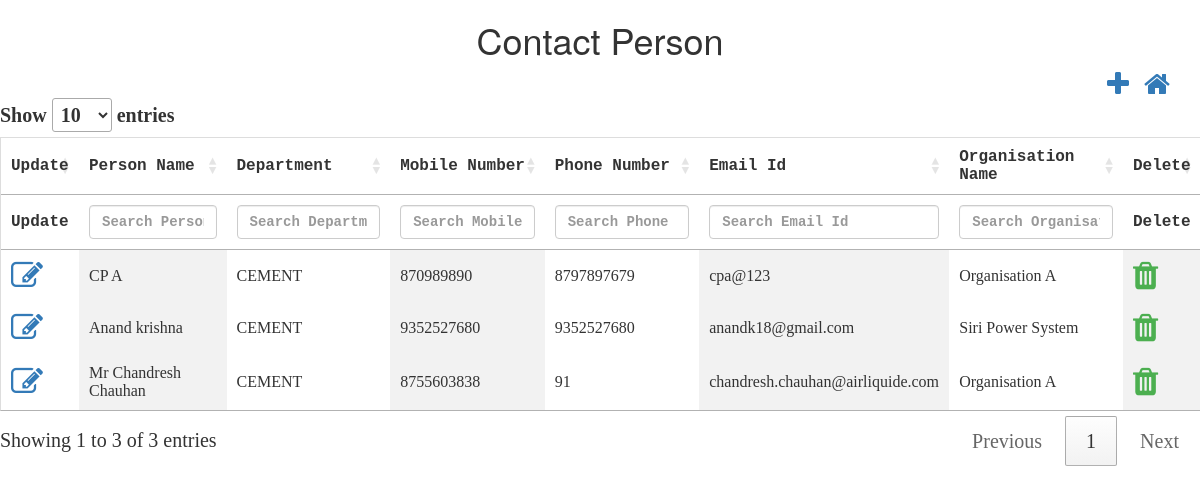
Before: /controllers/contactPerson.php with the older database file.
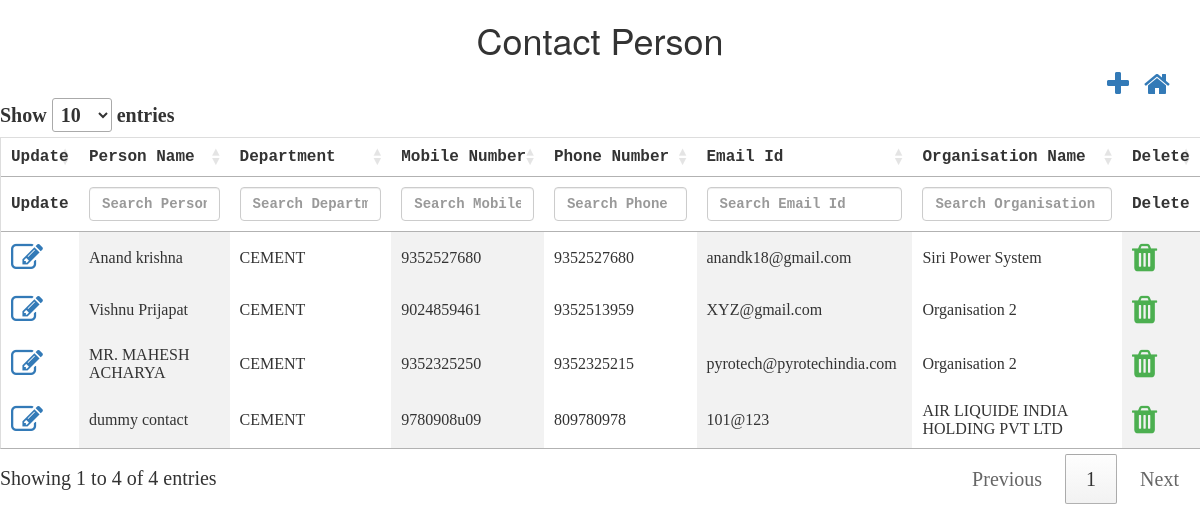
After: the same page with the newer database file.
### tables this page shows
CREATE TABLE `tbl_contactperson` (
  `nid` int(10) NOT NULL,
  `ncontact_person_id` int(10) NOT NULL,
  `nlogged_in_user_id` int(10) NOT NULL,
  `cperson_name` varchar(50) NOT NULL,
  `ndept_id` int(10) NOT NULL,
  `cmobile_number` varchar(50) NOT NULL,
  `cphone_number` varchar(50) NOT NULL,
  `cemail_id` varchar(50) NOT NULL,
  `norg_id` int(10) NOT NULL,
  `isActive` bit(1) NOT NULL,
  `isAvailable` bit(1) NOT NULL,
  `dcreated_date` datetime NOT NULL,
  `dupdated_date` datetime NOT NULL,
  `ninternal_id` int(11) DEFAULT NULL
);

CREATE TABLE `tbl_department` (
  `nid` int(10) NOT NULL,
  `ndept_id` int(10) NOT NULL,
  `cdept_name` varchar(50) NOT NULL,
  `isActive` bit(1) NOT NULL,
  `isAvailable` bit(1) NOT NULL,
  `dcreated_date` datetime NOT NULL,
  `dupdated_date` datetime NOT NULL,
  `ninternal_id` int(11) DEFAULT NULL
);

CREATE TABLE `tbl_organisation` (
  `nid` int(10) NOT NULL,
  `norg_id` int(10) NOT NULL,
  `corg_name` varchar(50) NOT NULL,
  `corg_address` varchar(50) NOT NULL,
  `corg_city` varchar(50) NOT NULL,
  `corg_state` varchar(50) NOT NULL,
  `corg_country` varchar(50) NOT NULL,
  `corg_mobileNumber` varchar(10) NOT NULL,
  `corg_emailId` varchar(50) NOT NULL,
  `norg_segment_id` int(10) NOT NULL,
  `isActive` bit(1) NOT NULL,
  `isAvailable` bit(1) NOT NULL,
  `dcreated_date` datetime NOT NULL,
  `dupdated_date` datetime NOT NULL,
  `ninternal_id` int(11) DEFAULT NULL
);

### controllers/contactPerson.php (the view, shortened to what this page needs)
<html>
<head>
    <script src="http://ajax.googleapis.com/ajax/libs/jquery/1.11.2/jquery.min.js"></script>
    <link rel="stylesheet" href="../css/theme.css">
    <link rel="stylesheet" href="https://cdn.datatables.net/1.10.22/css/jquery.dataTables.min.css">
    <link rel="stylesheet" href="https://cdnjs.cloudflare.com/ajax/libs/font-awesome/4.7.0/css/font-awesome.min.css">
    <link rel="stylesheet" href="https://maxcdn.bootstrapcdn.com/bootstrap/3.4.1/css/bootstrap.min.css">
</head>
<h1>Contact Person</h1>
<div class="container">
    <a style="float:right;margin-left: 15px;" href="../dashboard.php"><i class="fa fa-home fa-2x"></i></a>
    <a style="float:right" href="#contactPerson_modal" data-toggle="modal" id='add' data-id="1"><i class="fa fa-plus fa-2x"
                                                                                                  aria-hidden="true"></i></a>
</div>
<?php
$conn = OpenCon();
$sql = $sql = "SELECT c.ninternal_id,c.ncontact_person_id,c.cperson_name,c.ndept_id,c.cmobile_number,c.cphone_number,c.cemail_id,c.isAvailable, o.corg_name,d.cdept_name
                    FROM tbl_contactperson AS c
                     JOIN tbl_organisation AS o
                    ON c.norg_id = o.norg_id
                     JOIN tbl_department AS d
                    ON c.ndept_id= d.ndept_id
                    WHERE c.isAvailable=1";
$retval = mysqli_query($conn, $sql);
echo "<table id='contactPersonTable'  name='contactPersonTable' >
            <thead>
            <tr>
            <th style='display:none;'>INTERNAL ID</th>
            <th style='display:none;'>CONTACT PERSON ID</th>
            <th>Update</th>
            <th>Person Name</th>
            <th>Department</th>
            <th>Mobile Number</th>
            <th>Phone Number</th>
            <th>Email Id</th>
            <th>Organisation Name</th>
            <th>Delete</th>
            </tr>
            </thead>
            <tbody>
            ";
while ($row = mysqli_fetch_array($retval, MYSQLI_ASSOC)) {
    echo "<tr>";
    echo "<td ><a  href='#contactPerson_modal' data-toggle='modal' class='updateClass' data-id='2'><i class='fa fa-edit fa-2x'></i></a></td>";
    echo "<td>" . $row['cperson_name'] . "</td>";
    echo "<td>" . $row['cdept_name'] . "</td>";
    echo "<td>" . $row['cmobile_number'] . "</td>";
    echo "<td>" . $row['cphone_number'] . "</td>";
    echo "<td>" . $row['cemail_id'] . "</td>";
    echo "<td>" . $row['corg_name'] . "</td>";
       echo "<td class='action-delete'><i class='fa fa-trash fa-2x' style='color:#4caf50;'</i></td>";
    echo "</tr>";
}
echo "</tbody></table>";
?>
</html>

### css/theme.css (style rules this page uses)
h1 { text-align: center; }
table { border-collapse: collapse; border-spacing: 0; width: 100%; border: 1px solid #ddd; }
th { text-align: left; padding: 10px !important; font-family: "Lucida Console", Courier, monospace; }
td { text-align: left; padding: 10px !important; }
td:nth-child(even) { background-color: #f2f2f2; }

Changed rows visible on the page:
removed tbl_contactperson: cperson_name "CP A", tbl_department.cdept_name "CEMENT", cmobile_number "870989890", cphone_number "8797897679", cemail "cpa@123", tbl_organisation.corg_name "Organisation A"
removed tbl_contactperson: cperson_name "Mr Chandresh Chauhan", tbl_department.cdept_name "CEMENT", cmobile_number "8755603838", cphone_number "91", cemail "chandresh.chauhan@airliquide.com", tbl_organisation.corg_name "Organisation A"
added tbl_contactperson: cperson_name "Vishnu Prijapat", tbl_department.cdept_name "CEMENT", cmobile_number "9024859461", cphone_number "9352513959", cemail "XYZ@gmail.com", tbl_organisation.corg_name "Organisation 2"
added tbl_contactperson: cperson_name "MR. MAHESH ACHARYA", tbl_department.cdept_name "CEMENT", cmobile_number "9352325250", cphone_number "9352325215", cemail "pyrotech@pyrotechindia.com", tbl_organisation.corg_name "Organisation 2"
added tbl_contactperson: cperson_name "dummy contact", tbl_department.cdept_name "CEMENT", cmobile_number "9780908u09", cphone_number "809780978", cemail "101@123", tbl_organisation.corg_name "AIR LIQUIDE INDIA HOLDING PVT LTD"
Other visible differences:
text written by a page script: "Show entries Showing 1 to 3 of 3 entries Previous 1 Next" → "Show entries Showing 1 to 4 of 4 entries Previous 1 Next"
